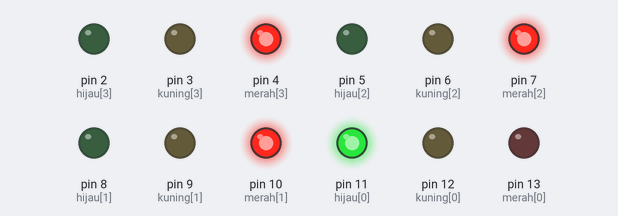
Recording of a sketch running on a simulated Arduino Uno, built with avr-gcc and run on an emulated ATmega328P. Shown: output pins drawn as LEDs (lit = HIGH).

Above: at 0.1 s.
At 6.65 s:
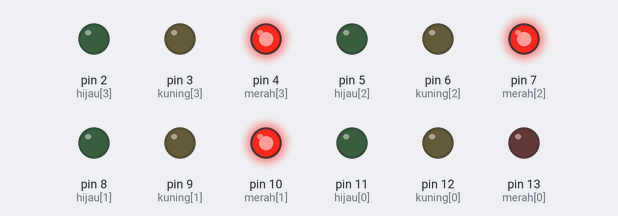
At 14.1 s:
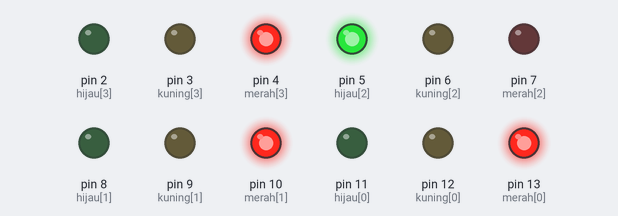
At 21.1 s:
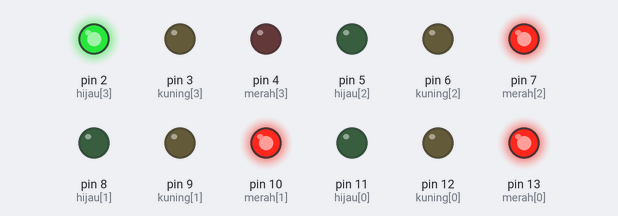
At 27.65 s:
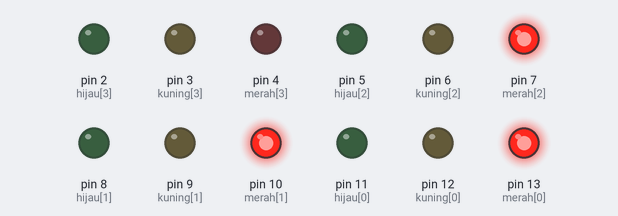
At 35.1 s:
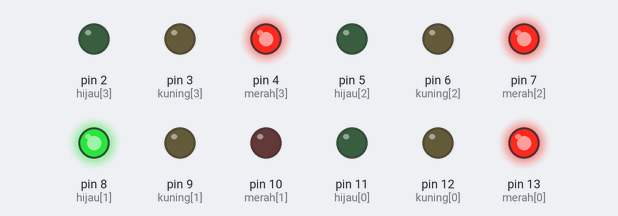
Timing chart, 0 to 36.6 s (numbered marks = the images above):
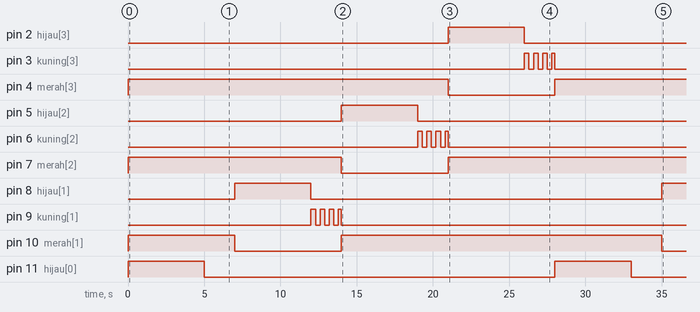

Measured:
- by itself, pin 2 (hijau[3]): LOW → HIGH at 21.0 s, → LOW 5.0 s later
- by itself, pin 3 (kuning[3]), pin 6 (kuning[2]), pin 9 (kuning[1]): goes 3 × (HIGH 0.30 s, LOW 0.30 s), HIGH 0.20 s, then LOW
- by itself, pin 4 (merah[3]): LOW → HIGH at 0.00 s, → LOW 21.0 s later, → HIGH 7.0 s later
- by itself, pin 5 (hijau[2]): LOW → HIGH at 14.0 s, → LOW 5.0 s later
- by itself, pin 7 (merah[2]): LOW → HIGH at 0.00 s, → LOW 14.0 s later, → HIGH 7.0 s later
- by itself, pin 8 (hijau[1]): LOW → HIGH at 7.0 s, → LOW 5.0 s later, → HIGH 23.0 s later
- by itself, pin 10 (merah[1]): LOW → HIGH at 0.00 s, → LOW 7.0 s later, → HIGH 7.0 s later, → LOW 21.0 s later
- by itself, pin 11 (hijau[0]): alternates HIGH for 5.0 s and LOW for 23.0 s

The sketch:

Kode_Program_Lampu_Lalu_Lintas.ino
```cpp
// C++ code

// Deklarasi pin
int merah[] = {13, 10, 7, 4};
int kuning[] = {12, 9, 6, 3};
int hijau[] = {11, 8, 5, 2};

void setup() {
  // Inisialisasi semua pin sebagai output
  for(int i = 0; i < 4; i++){
    pinMode(merah[i], OUTPUT);
    pinMode(kuning[i], OUTPUT);
    pinMode(hijau[i], OUTPUT);
  }
}

void loop() {
  // Perulangan untuk 4 arah (Utara, Timur, Selatan, Barat)
  for(int i = 0; i < 4; i++){
    semuaMerah();        // kondisi awal semua merah
    aktifkanSimpang(i);  // aktifkan satu jalur
  }
}

// Fungsi untuk set semua lampu menjadi merah
void semuaMerah(){
  for(int i = 0; i < 4; i++){
    digitalWrite(merah[i], HIGH);
    digitalWrite(kuning[i], LOW);
    digitalWrite(hijau[i], LOW);
  }
}

// Fungsi utama satu siklus lampu (hijau → kuning → merah)
void aktifkanSimpang(int i){
  // HIJAU nyala 5 detik
  digitalWrite(merah[i], LOW);
  digitalWrite(hijau[i], HIGH);
  delay(5000);

  // Matikan hijau sebelum kuning
  digitalWrite(hijau[i], LOW);

  // KUNING kedip 3x dalam total ±2 detik
  for(int j = 0; j < 3; j++){
    digitalWrite(kuning[i], HIGH);
    delay(300);
    digitalWrite(kuning[i], LOW);
    delay(300);
  }

  // Sisa waktu agar total kuning = 2 detik
  digitalWrite(kuning[i], HIGH);
  delay(200);
  digitalWrite(kuning[i], LOW);

  // Kembali ke MERAH
  digitalWrite(merah[i], HIGH);
}
```
